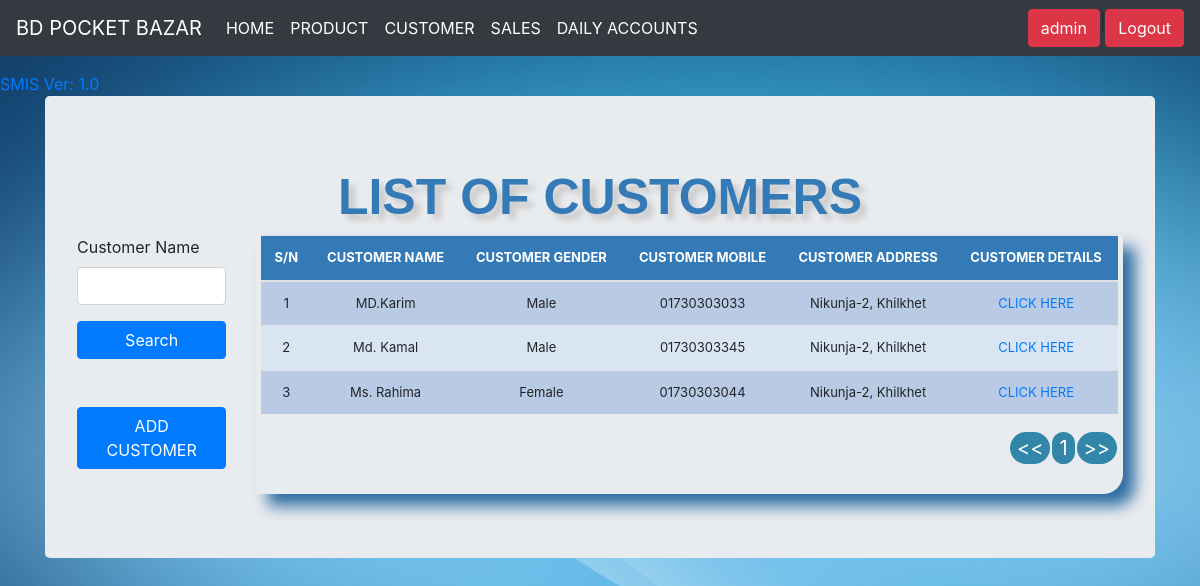
Page /list_customer/ (signed in) on the committed database.
### stockmgmt/models.py (models this page shows, shortened)
class Customer(models.Model):
    Customer_Name = models.CharField(max_length=50, blank=True, null=True)
    Customer_Gender = models.CharField(
        max_length=50, blank=True, null=True, choices=gender_choice)
    Customer_Mobile = models.CharField(max_length=40, blank=True, null=True)
    Customer_Address = models.CharField(max_length=30, blank=True, null=True)
    Customer_Email = models.EmailField(max_length=20, blank=True, null=True)
    Customer_Due = models.IntegerField(blank=True, null=True)
    Receipt_Type = models.CharField(max_length=20, blank=True, null=True)

### stockmgmt/views.py (the view, shortened to what this page needs)
# urls.py: path('list_customer/', views.list_customer, name='list_customer'),
@login_required
def list_customer(request):
    title = 'List of customer'
    form = CustomerSearchForm(request.POST or None)
    queryset = Customer.objects.all()
    context = {
        "title": title,
        "queryset": queryset,
        "form": form,
    }
    return render(request, "list_customer.html", context)

### stockmgmt/forms.py
class CustomerSearchForm(forms.ModelForm):
    class Meta:
        model = Customer
        fields = ['Customer_Name']

### stockmgmt/templates/list_customer.html (shortened to what this page needs)
{% load static %}
{% load crispy_forms_tags %}
<!DOCTYPE html>
<html lang="en">
  <head>
    <link href="{% static 'js/jquery-ui-1.12.1/jquery-ui.min.css' %}" rel="stylesheet">
    <link href="{% static 'js/jquery-ui-1.12.1/jquery-ui.structure.min.css' %}" rel="stylesheet">
    <link href="{% static 'js/jquery-ui-1.12.1/jquery-ui.theme.min.css' %}" rel="stylesheet">
    <link href="{% static 'css/stylesheet.css' %}" rel="stylesheet">
    <link href="{% static 'css/bootstrap.min.css' %}" rel="stylesheet">
    <link href="{% static 'js/nprogress/nprogress.css' %}" rel="stylesheet">
    <link href="{% static 'css/navbar-top-fixed.css' %}" rel="stylesheet">
  </head>
  <body>
    {% include 'navbar.html' %}
  <main role="main" class="container">
     <div class="jumbotron">
      <div class="header"> LIST OF CUSTOMERS </div>
      <div class="row">
            <div class="col-sm-2">
              <form method='POST' action=''>{% csrf_token %}
                {{form|crispy}}
                <input class="btn btn-primary mybutton" type="submit" value='Search'/>
                </form>
                <br><br>
                <a href="/add_customer"><div class="btn btn-primary mybutton">ADD CUSTOMER</div></a><br><br>
            </div>
            <br>
            <div class="col-sm-10">
                <div class="display_table">
                    <table class='table'>
                    <thead>
                      <tr>
                      <th>S/N</th>
                      <th>CUSTOMER NAME</th>
                      <th>CUSTOMER GENDER</th>
                      <th>CUSTOMER MOBILE</th>
                      <th>CUSTOMER ADDRESS</th>
                      <th>CUSTOMER DETAILS </th>
                      </tr>
                      </thead>
                      {% for instance in queryset %}
                      <tr>
                      <td>{{forloop.counter}}</td>
                      <td>{{instance.Customer_Name}}</td>
                      <td>{{instance.Customer_Gender}}</td>
                      <td>{{instance.Customer_Mobile}}</td>
                      <td>{{instance.Customer_Address}}</td>
                      <td><a href="{% url 'customer_detail' instance.id %}" class="btn-white">CLICK HERE</a></td>
                      {% endfor %}
                    </table>
                </div>
            </div>
        </div>
       </div>
  </main>
  </body>
  </html>

### stockmgmt/templates/navbar.html (shortened to what this page needs)
<nav class="navbar navbar-expand-md navbar-dark fixed-top bg-dark">
    <a class="navbar-brand" href="/"> BD POCKET BAZAR </a>
    <div class="collapse navbar-collapse" id="navbarCollapse">
      <ul class="navbar-nav mr-auto">
        <li class="nav-item active">
          <a class="nav-link" href="/">HOME <span class="sr-only">(current)</span></a>
        </li>
        <li class="nav-item active">
          <a class="nav-link" href="/list_items">PRODUCT <span class="sr-only">(current)</span></a>
        </li>
        <li class="nav-item active">
          <a class="nav-link" href="/list_customer">CUSTOMER <span class="sr-only">(current)</span></a>
        </li>
        <li class="nav-item active">
          <a class="nav-link" href="/list_invoice">SALES <span class="sr-only">(current)</span></a>
        </li>
        <li class="nav-item active">
          <a class="nav-link" href="/list_daily_accounts">DAILY ACCOUNTS <span class="sr-only">(current)</span></a>
        </li>
        </ul>
      <ul class="navbar-nav">
        {% if request.user.is_authenticated %}
        <li><button class="btn btn-danger">{{ user }}</button></a></li>|
        <li><a href="/accounts/logout"><button class="btn btn-danger">Logout </button></a></li>
        {% else %}
        <li><a href="/accounts/login"><button class="btn btn-danger"> Login </button>/a></li>
        {% endif %}
      </ul>
    </div>
  </nav>
  <a href="#"><div id="version-display" data-toggle="modal" data-target="#myModal">SMIS Ver: 1.0</div></a>

### stockmgmt/static/css/stylesheet.css (style rules this page uses)
body { background-color: #34eb6b; background-image: url("../img/bg.jpg"); }
.table { font-size: 13px; text-align: center; width: 95%; margin: auto; }
.mybutton { width: 100%; }
.table tr:nth-child(odd) { background: #B8CAE4 }
.table tr:nth-child(even) { background: #dae5f4 }
th { background-color: #337ab7; color: white; }
.display_table { border-bottom-right-radius: 20px; padding-left: 5px; padding-right: 5px; padding-bottom: 20px; box-shadow: 12px 12px 15px #2e6da4; }
.header { font-family: helvetica; color: #337ab7; font-size: 50px; text-align: center; width: 100%; text-shadow: 6px 6px 6px #c9c6c6; display: block; font-weight: bolder; }

### stockmgmt/static/css/navbar-top-fixed.css (style rules this page uses)
body { min-height: 75rem; padding-top: 4.5rem; }

### rows in the picture
Customer: Customer_Name "MD.Karim", Customer_Gender "Male", Customer_Mobile "01730303033", Customer_Address "Nikunja-2, Khilkhet"
Customer: Customer_Name "Md. Kamal", Customer_Gender "Male", Customer_Mobile "01730303345", Customer_Address "Nikunja-2, Khilkhet"
Customer: Customer_Name "Ms. Rahima", Customer_Gender "Female", Customer_Mobile "01730303044", Customer_Address "Nikunja-2, Khilkhet"

### other values in the picture
{{ user }} "admin"
